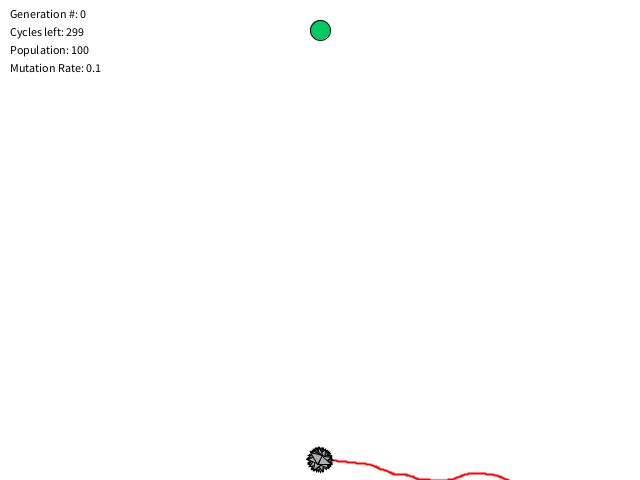
Frame 1 (no input)
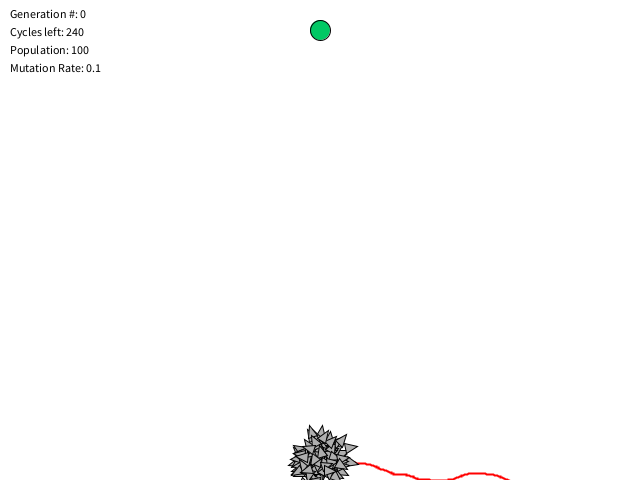
Frame 60 (the mouse pressed at the canvas centre just before this capture)
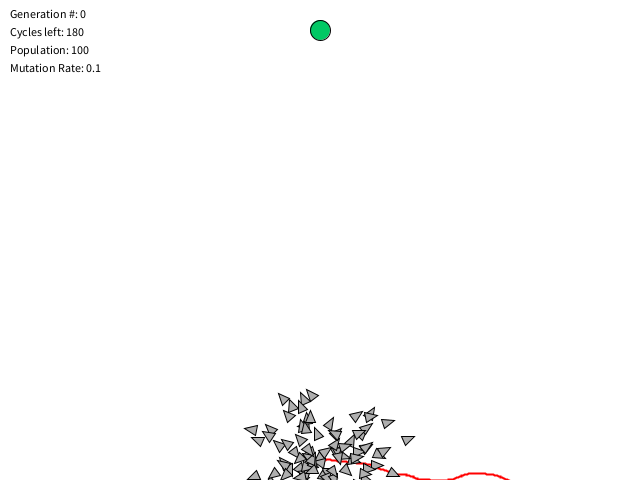
Frame 120 (the mouse held since frame 60 and released just before this capture)

The Processing sketch that drew these frames (run headless with seeded random() and noise(); from frame 60 on, the mouse is pressed at the canvas centre):

// Processing sketch: SmartRockets
// ── SmartRockets.pde
PVector target;
PVector origin;
int lifetime;
int lifeCounter;
Population population;
PVector[] bestRoute;
int POP_SIZE = 100;
float MUTATION_RATE = 0.1;

void setup() {
  size(640, 480);
  lifetime = 300;
  lifeCounter = 0;

  //set target and start location
  target = new PVector(width/2, 30);
  origin = new PVector(width/2, (height - 20));

  population = new Population(MUTATION_RATE, POP_SIZE);
}

void draw() {
  background(255);
  drawBestRoute();

  if (lifeCounter < lifetime) {
    population.live();
    lifeCounter++;
  } else {
    lifeCounter = 0;
    population.fitness();
    population.selection();
    population.reproduction();
  }


  //display target
  fill(0, 200, 100);
  stroke(0);
  strokeWeight(1);
  ellipse(target.x, target.y, 20, 20);


  // Display some info
  fill(0);
  text("Generation #: " + population.getGenerations(), 10, 18);
  text("Cycles left: " + (lifetime-lifeCounter), 10, 36);
  text("Population: " + POP_SIZE, 10, 54);
  text("Mutation Rate: " + MUTATION_RATE, 10, 72);
}

void drawBestRoute() {
  bestRoute = population.getBestRoute();
  //draw the route
  PVector curr = new PVector(origin.x, origin.y);
  PVector vel = new PVector(0, 0);
  noFill();
  stroke(255, 0, 0);
  strokeWeight(2);
  beginShape();
  vertex(curr.x, curr.y);
  for (int i = 0; i < bestRoute.length; i++) {
    vel.add(bestRoute[i]);
    curr.add(vel);
    vertex(curr.x, curr.y);
  }
  endShape();
}

// update target location
void mouseClicked(){
   target.x = mouseX;
   target.y = mouseY;
}

// ── DNA.pde
class DNA {
  PVector[] genes;  //our genetypes
  float maxforce = 0.1;  // how strong we can thrust

  DNA() {
    genes = new PVector[lifetime];

    for (int i = 0; i < genes.length; i++) {
      genes[i] = PVector.random2D();  //get a random vector from an angle
      //limit our vector by scaling it
      genes[i].mult(random(0, maxforce));
    }
  }

  DNA(PVector[] newgenes) {
    // We could make a copy if necessary
    // genes = (PVector []) newgenes.clone();
    genes = newgenes;
  }


  int len() {
    return genes.length;
  }

  PVector[] getGenes() {
    return genes;
  }

  DNA crossover(DNA partner) {
    PVector[] child = new PVector[genes.length];
    // Pick a midpoint
    int crossover = int(random(genes.length));
    // Take "half" from one and "half" from the other
    for (int i = 0; i < genes.length; i++) {
      if (i > crossover) child[i] = genes[i];
      else               child[i] = partner.genes[i];
    }    
    DNA newgenes = new DNA(child);
    return newgenes;
  }

  void mutate(float mutationRate) {
    for (int i = 0; i < genes.length; i++) {
      if (random(1) < mutationRate) {
        genes[i] = PVector.random2D();
        genes[i].mult(random(0, maxforce));
      }
    }
  }
}

// ── Obstacle.pde
class Obstacle {
   PVector loc;
   float w, h;
   
   Obstacle(PVector loc, float w, float h){
      this.loc = loc;
      this.w = w;
      this.h = h;
   }
   
   boolean contains(PVector v){
      if(v.x > loc.x && v.x < loc.x + w && v.y > loc.y && v.y < loc.y + h)
        return true;
      else
        return false;
   }
   
   void display(){
      fill(200);
      stroke(0);
      rectMode(CORNER);
      rect(loc.x, loc.y, w, h);
   }
}

// ── Population.pde
class Population {
  float mutationRate;
  Rocket[] population;
  ArrayList<Rocket> matingPool;
  int generations;
  int bestFitnessIndex;

  Population(float mutationRate, int size){
    this.mutationRate = mutationRate;  
    population = new Rocket[size];
    generations = 0;
    matingPool = new ArrayList<Rocket>();
    
    // intialize each rocket
    for( int i = 0; i < population.length; i++){
       population[i] = new Rocket(); 
    }
  }
  
  void fitness() {
    for (int i = 0; i < population.length; i++) {
      population[i].fitness();
    }
  }
  
  int getGenerations(){
     return generations; 
  }
  
  // Find highest fintess for the population
  float getMaxFitness() {
    float record = 0;
    for (int i = 0; i < population.length; i++) {
       if(population[i].getFitness() > record) {
         record = population[i].getFitness();
         bestFitnessIndex = i;
       }
    }
    return record;
  }

  PVector[] getBestRoute(){
    return population[bestFitnessIndex].getDNA().getGenes();
  }
  
  void selection() {
    // clear our mating pool for the next generation
    matingPool.clear();
    
    // retireve the max fitness of our population
    float maxFitness = getMaxFitness();
    
    for (int i = 0; i < population.length; i++) {
      // normalize each member's fitness to calculate the number
      // of times it will be added to the mating pool
      float normalFitness = map(population[i].getFitness(), 0, maxFitness, 0, 1);
      int n = int(normalFitness * 100);
      for (int j = 0; j < n; j++) {
        matingPool.add(population[i]);
      }
    }
  }

  void reproduction() {
    Rocket parentA;
    Rocket parentB;

    for (int i = 0; i < population.length; i++) {
      do {
        //retrieve random indices for parent A and B
        int a = int(random(matingPool.size()));
        int b = int(random(matingPool.size()));

        //retrieve parents from mating pool
        parentA = matingPool.get(a);
        parentB = matingPool.get(b);
      } while (parentA != parentB);

      DNA child = parentA.dna.crossover(parentB.dna);

      child.mutate(mutationRate);

      population[i] = new Rocket(child);
    }
    generations++;
  }
  
  void live(){
     for(int i = 0; i < population.length; i++){
        population[i].run(); 
     }
  }
}

// ── Rocket.pde
class Rocket {
  PVector loc;
  PVector vel;
  PVector acc;
  float fitness = 0;
  DNA dna;
  int geneCounter = 0;
  float theta = 0; //the angle the rocket is facing

  Rocket(){
    loc = new PVector(origin.x, origin.y);
    vel = new PVector(0,0);
    acc = new PVector(0,0);
    dna = new DNA();
  }
  
  Rocket(DNA childDNA){
    loc = new PVector(origin.x, origin.y);
    vel = new PVector(0,0);
    acc = new PVector(0,0);
    dna = childDNA;
  }
  
  float getFitness(){
    return fitness;
  }
  
  DNA getDNA(){
    return dna;  
  }
  
  void applyForce(PVector f) {
    acc.add(f);
  }

  void update() {
    vel.add(acc);
    loc.add(vel);
    acc.mult(0);  //reset acceleration
    theta = atan2(vel.y, vel.x);
  }

  /**
   * Fitness function that will define our success
   * considering our goal
   */
  void fitness() {
    float d = dist(loc.x, loc.y, target.x, target.y);
    fitness = pow(1/d, 2);
  }

  /**
   * Iterates through our array of genes(PVectors) and
   * applies them as a force.
   */
  void run() {
    applyForce(dna.genes[geneCounter]);
    geneCounter++;
    update();
    display();
  }
  
  void display() {

    //save coordinate matrix
    pushMatrix();
    rectMode(CENTER);
    translate(loc.x, loc.y);
    rotate(theta);
    strokeWeight(1);
    stroke(0);
    fill(175);
    triangle(0, 5, 12, 0, 0, -5);
    //restore
    popMatrix();
  }
}
